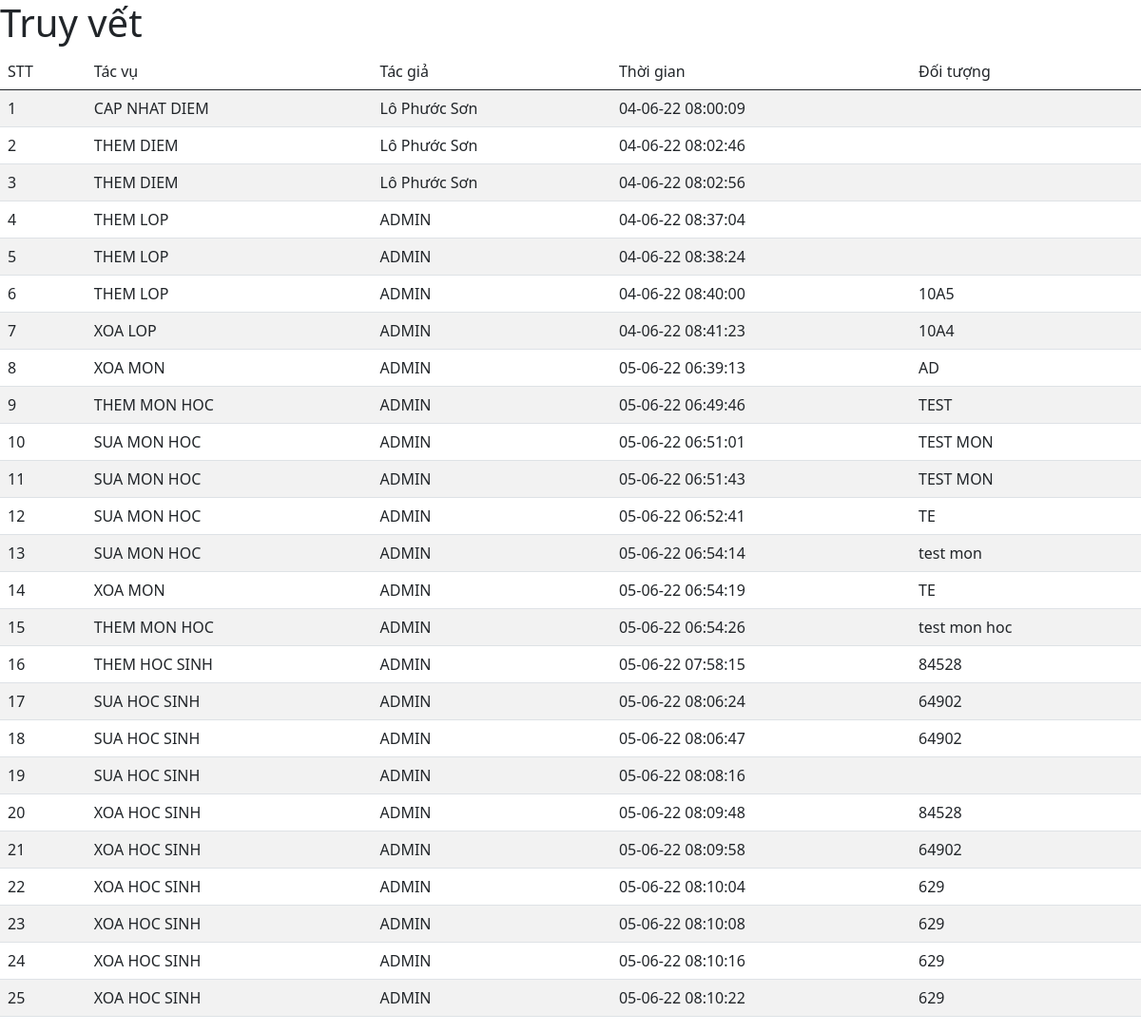
The page /admin/lichsu.php on the database its author committed.
### tables this page shows
CREATE TABLE `history` (
  `id` int(11) NOT NULL,
  `tacvu` varchar(255) NOT NULL,
  `tacgia` varchar(255) NOT NULL,
  `thoigian` varchar(255) NOT NULL,
  `doituong` varchar(255) NOT NULL,
  `dulieucu` int(11) NOT NULL,
  `dulieumoi` int(11) NOT NULL
);

### classes/lichsu.class.php (called while the page is built, shortened)
<?php
class lichsu extends DB
{
  function allquery()
  {
    $con = $this->connect();
    $sql = 'select * from history';
    $query = mysqli_query($con, $sql);
    $result = array();
    if ($query) {
      while ($row = mysqli_fetch_assoc($query)) {
        $result[] = $row;
      }
    }
    return $result;
  }
}

### admin/lichsu.php (the view, shortened to what this page needs)
<head>
  <link href="https://cdn.jsdelivr.net/npm/bootstrap@5.0.2/dist/css/bootstrap.min.css" rel="stylesheet">
  <link href="https://unpkg.com/vanilla-datatables@latest/dist/vanilla-dataTables.min.css" rel="stylesheet" type="text/css">
</head>
<h1>Truy vết</h1>
<table class="table table-striped" id="dataTable">
  <thead>
    <tr>
      <td>STT</td>
      <td>Tác vụ</td>
      <td>Tác giả</td>
      <td>Thời gian</td>
      <td>Đối tượng</td>
    </tr>
  </thead>
  <tbody>
    <?php
    require "../classes/lichsu.class.php";
    $connection = new lichsu();
    $con = $connection->allquery();
    $stt = 0;
    foreach ($con as $row) {
      $stt++; ?>
      <tr>
        <td><?php echo $stt ?></td>
        <td><?php echo $row['tacvu'] ?></td>
        <td><?php echo $row['tacgia'] ?> </td>
        <td><?php echo $row['thoigian'] ?></td>
        <td><?php echo $row['doituong'] ?> </td>
      </tr>
    <?php
    }
    ?>
  </tbody>
</table>

### rows shown on the page
history: tacvu "CAP NHAT DIEM", tacgia "Lô Phước Sơn", thoigian "04-06-22 08:00:09"
history: tacvu "THEM DIEM", tacgia "Lô Phước Sơn", thoigian "04-06-22 08:02:46"
history: tacvu "THEM DIEM", tacgia "Lô Phước Sơn", thoigian "04-06-22 08:02:56"
history: tacvu "THEM LOP", tacgia "ADMIN", thoigian "04-06-22 08:37:04"
history: tacvu "THEM LOP", tacgia "ADMIN", thoigian "04-06-22 08:38:24"
history: tacvu "THEM LOP", tacgia "ADMIN", thoigian "04-06-22 08:40:00", doituong "10A5"
history: tacvu "XOA LOP", tacgia "ADMIN", thoigian "04-06-22 08:41:23", doituong "10A4"
history: tacvu "XOA MON", tacgia "ADMIN", thoigian "05-06-22 06:39:13", doituong "AD"
history: tacvu "THEM MON HOC", tacgia "ADMIN", thoigian "05-06-22 06:49:46", doituong "TEST"
history: tacvu "SUA MON HOC", tacgia "ADMIN", thoigian "05-06-22 06:51:01", doituong "TEST MON"
history: tacvu "SUA MON HOC", tacgia "ADMIN", thoigian "05-06-22 06:51:43", doituong "TEST MON"
history: tacvu "SUA MON HOC", tacgia "ADMIN", thoigian "05-06-22 06:52:41", doituong "TE"
history: tacvu "SUA MON HOC", tacgia "ADMIN", thoigian "05-06-22 06:54:14", doituong "test mon"
history: tacvu "XOA MON", tacgia "ADMIN", thoigian "05-06-22 06:54:19", doituong "TE"
history: tacvu "THEM MON HOC", tacgia "ADMIN", thoigian "05-06-22 06:54:26", doituong "test mon hoc"
history: tacvu "THEM HOC SINH", tacgia "ADMIN", thoigian "05-06-22 07:58:15", doituong "84528"
history: tacvu "SUA HOC SINH", tacgia "ADMIN", thoigian "05-06-22 08:06:24", doituong "64902"
history: tacvu "SUA HOC SINH", tacgia "ADMIN", thoigian "05-06-22 08:06:47", doituong "64902"
history: tacvu "SUA HOC SINH", tacgia "ADMIN", thoigian "05-06-22 08:08:16"
history: tacvu "XOA HOC SINH", tacgia "ADMIN", thoigian "05-06-22 08:09:48", doituong "84528"
history: tacvu "XOA HOC SINH", tacgia "ADMIN", thoigian "05-06-22 08:09:58", doituong "64902"
history: tacvu "XOA HOC SINH", tacgia "ADMIN", thoigian "05-06-22 08:10:04", doituong "629"
history: tacvu "XOA HOC SINH", tacgia "ADMIN", thoigian "05-06-22 08:10:08", doituong "629"
history: tacvu "XOA HOC SINH", tacgia "ADMIN", thoigian "05-06-22 08:10:16", doituong "629"
history: tacvu "XOA HOC SINH", tacgia "ADMIN", thoigian "05-06-22 08:10:22", doituong "629"
